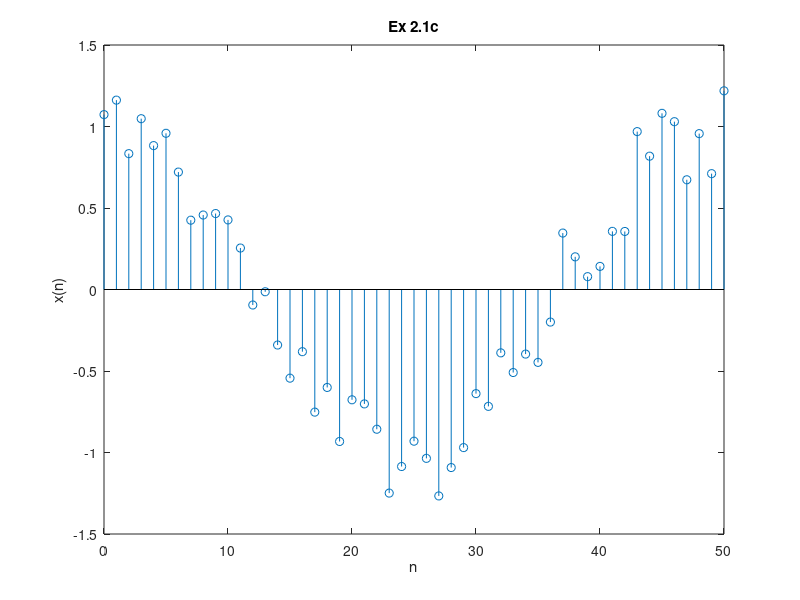

This figure's MATLAB source:
% Ex2_1c

n = 0:50;

w = randn(size(n));

x = cos(0.04 * pi * n) + 0.2 * w;

stem(n, x); title('Ex 2.1c');
xlabel('n'); ylabel('x(n)');
